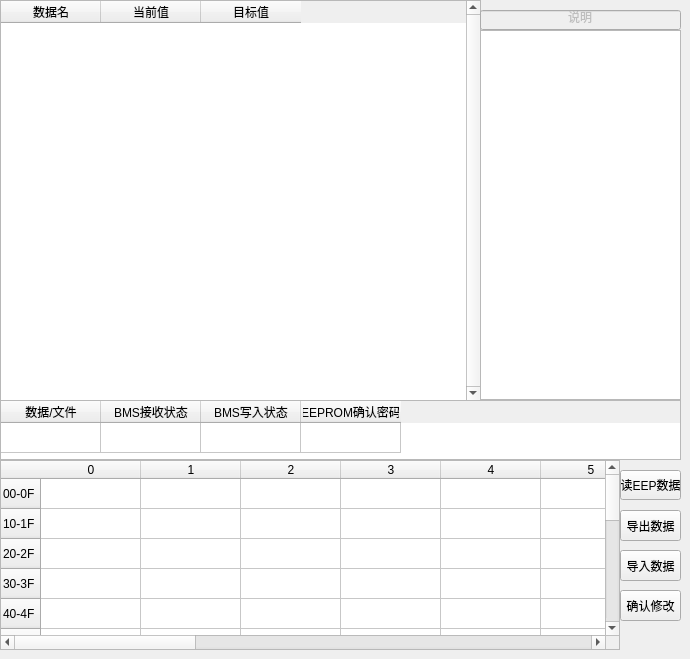
   <widget class="QWidget" name="tab_4">
    <attribute name="title">
     <string>EEPROM数据</string>
    </attribute>
    <widget class="QTableWidget" name="tb_eep_file">
     <property name="geometry">
      <rect>
       <x>0</x>
       <y>0</y>
       <width>481</width>
       <height>401</height>
      </rect>
     </property>
     <property name="verticalScrollBarPolicy">
      <enum>Qt::ScrollBarAlwaysOn</enum>
     </property>
     <attribute name="verticalHeaderMinimumSectionSize">
      <number>20</number>
     </attribute>
     <column>
      <property name="text">
       <string>数据名</string>
      </property>
     </column>
     <column>
      <property name="text">
       <string>当前值</string>
      </property>
     </column>
     <column>
      <property name="text">
       <string>目标值</string>
      </property>
     </column>
    </widget>
    <widget class="QLineEdit" name="lineEdit_6">
     <property name="enabled">
      <bool>false</bool>
     </property>
     <property name="geometry">
      <rect>
       <x>480</x>
       <y>10</y>
       <width>201</width>
       <height>20</height>
      </rect>
     </property>
     <property name="text">
      <string>说明</string>
     </property>
     <property name="alignment">
      <set>Qt::AlignCenter</set>
     </property>
    </widget>
    <widget class="QTableWidget" name="tb_state">
     <property name="geometry">
      <rect>
       <x>0</x>
       <y>400</y>
       <width>681</width>
       <height>60</height>
      </rect>
     </property>
     <attribute name="verticalHeaderVisible">
      <bool>false</bool>
     </attribute>
     <row>
      <property name="text">
       <string>0</string>
      </property>
     </row>
     <column>
      <property name="text">
       <string>数据/文件</string>
      </property>
     </column>
     <column>
      <property name="text">
       <string>BMS接收状态</string>
      </property>
     </column>
     <column>
      <property name="text">
       <string>BMS写入状态</string>
      </property>
     </column>
     <column>
      <property name="text">
       <string>EEPROM确认密码</string>
      </property>
     </column>
     <item row="0" column="0">
      <property name="text">
       <string/>
      </property>
      <property name="flags">
       <set>ItemIsDragEnabled|ItemIsUserCheckable|ItemIsEnabled</set>
      </property>
     </item>
     <item row="0" column="1">
      <property name="text">
       <string/>
      </property>
      <property name="flags">
       <set>ItemIsDragEnabled|ItemIsUserCheckable|ItemIsEnabled</set>
      </property>
     </item>
     <item row="0" column="2">
      <property name="text">
       <string/>
      </property>
      <property name="flags">
       <set>ItemIsDragEnabled|ItemIsUserCheckable|ItemIsEnabled</set>
      </property>
     </item>
     <item row="0" column="3">
      <property name="text">
       <string/>
      </property>
      <property name="textAlignment">
       <set>AlignCenter</set>
      </property>
     </item>
    </widget>
    <widget class="QTableWidget" name="tb_eep_content">
     <property name="geometry">
      <rect>
       <x>0</x>
       <y>460</y>
       <width>620</width>
       <height>190</height>
      </rect>
     </property>
     <row>
      <property name="text">
       <string>00-0F</string>
      </property>
     </row>
     <row>
      <property name="text">
       <string>10-1F</string>
      </property>
     </row>
     <row>
      <property name="text">
       <string>20-2F</string>
      </property>
     </row>
     <row>
      <property name="text">
       <string>30-3F</string>
      </property>
     </row>
     <row>
      <property name="text">
       <string>40-4F</string>
      </property>
     </row>
     <row>
      <property name="text">
       <string>50-5F</string>
      </property>
     </row>
     <row>
      <property name="text">
       <string>60-6F</string>
      </property>
     </row>
     <row>
      <property name="text">
       <string>70-7F</string>
      </property>
     </row>
     <row>
      <property name="text">
       <string>80-8F</string>
      </property>
     </row>
     <row>
      <property name="text">
       <string>90-9F</string>
      </property>
     </row>
     <row>
      <property name="text">
       <string>A0-AF</string>
      </property>
     </row>
     <row>
      <property name="text">
       <string>B0-BF</string>
      </property>
     </row>
     <row>
      <property name="text">
       <string>C0-CF</string>
      </property>
     </row>
     <row>
      <property name="text">
       <string>D0-DF</string>
      </property>
     </row>
     <row>
      <property name="text">
       <string>E0-EF</string>
      </property>
     </row>
     <row>
      <property name="text">
       <string>F0-FF</string>
      </property>
     </row>
     <column>
      <property name="text">
       <string>0</string>
      </property>
     </column>
     <column>
      <property name="text">
       <string>1</string>
      </property>
     </column>
     <column>
      <property name="text">
       <string>2</string>
      </property>
     </column>
     <column>
      <property name="text">
       <string>3</string>
      </property>
     </column>
     <column>
      <property name="text">
       <string>4</string>
      </property>
     </column>
     <column>
      <property name="text">
       <string>5</string>
      </property>
     </column>
     <column>
      <property name="text">
       <string>6</string>
      </property>
     </column>
     <column>
      <property name="text">
       <string>7</string>
      </property>
     </column>
     <column>
      <property name="text">
       <string>8</string>
      </property>
     </column>
     <column>
      <property name="text">
       <string>9</string>
      </property>
     </column>
     <column>
      <property name="text">
       <string>A</string>
      </property>
     </column>
     <column>
      <property name="text">
       <string>B</string>
      </property>
     </column>
     <column>
      <property name="text">
       <string>C</string>
      </property>
     </column>
     <column>
      <property name="text">
       <string>D</string>
      </property>
     </column>
     <column>
      <property name="text">
       <string>E</string>
      </property>
     </column>
     <column>
      <property name="text">
       <string>F</string>
      </property>
     </column>
    </widget>
    <widget class="QPushButton" name="pb_eep_read">
     <property name="geometry">
      <rect>
       <x>620</x>
       <y>470</y>
       <width>61</width>
       <height>30</height>
      </rect>
     </property>
     <property name="text">
      <string>读EEP数据</string>
     </property>
    </widget>
    <widget class="QPushButton" name="pb_out_data">
     <property name="geometry">
      <rect>
       <x>620</x>
       <y>510</y>
       <width>61</width>
       <height>31</height>
      </rect>
     </property>
     <property name="text">
      <string>导出数据</string>
     </property>
    </widget>
    <widget class="QPushButton" name="pb_in_data">
     <property name="geometry">
      <rect>
       <x>620</x>
       <y>550</y>
       <width>61</width>
       <height>31</height>
      </rect>
     </property>
     <property name="text">
      <string>导入数据</string>
     </property>
    </widget>
    <widget class="QPushButton" name="pb_ensure">
     <property name="geometry">
      <rect>
       <x>620</x>
       <y>590</y>
       <width>61</width>
       <height>31</height>
      </rect>
     </property>
     <property name="text">
      <string>确认修改</string>
     </property>
    </widget>
    <widget class="QTextBrowser" name="tbs_note">
     <property name="geometry">
      <rect>
       <x>480</x>
       <y>30</y>
       <width>201</width>
       <height>370</height>
      </rect>
     </property>
    </widget>
   </widget>
